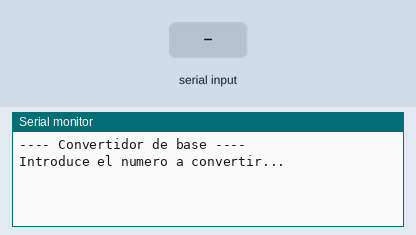
A sketch run on a simulated Arduino Uno, built with avr-gcc and run on an emulated ATmega328P. On the bench: the last lines printed to the serial monitor. The test bench sets the inputs (shaded band).

Above: at 1.2 s.
1.3 s: "90,45\n" received over Serial
At 2.2 s:
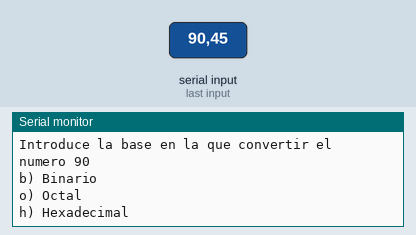
2.8 s: "b90\n" received over Serial
At 3.3 s:
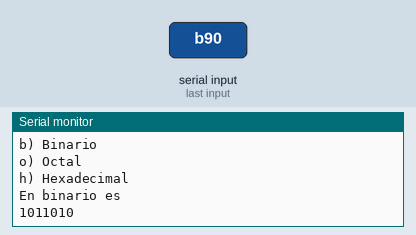
4.3 s: "o90\n" received over Serial
At 5.41 s:
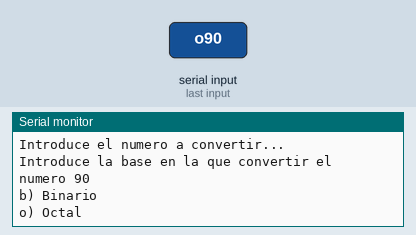
5.8 s: "h90\n" received over Serial
At 6.6 s:
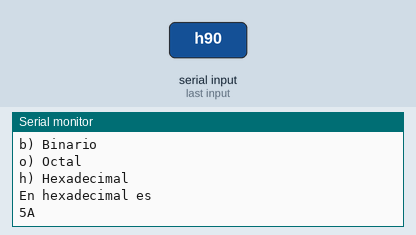

Measured:
- after the input at 1.3 s, the serial monitor: prints a new line at once (image 1)
- after the input at 2.8 s, the serial monitor: prints a new line at once (image 2)
- after the input at 4.3 s, the serial monitor: prints a new line at once (image 3)
- after the input at 5.8 s, the serial monitor: prints a new line at once (image 4)

The sketch:

Serial_base_converter.ino
```cpp
int numberToConvert = 0;
byte baseToConvert = '\0';
boolean firstTime = true;

void setup() {
  // put your setup code here, to run once:
  Serial.begin(9600);

}

void loop() {
  // put your main code here, to run repeatedly:
  if (firstTime) {
    Serial.println("---- Convertidor de base ----");
    firstTime = false;
  }

  //Number to convert
  getNumber();

  //Get base and convert
  getBaseAndConvert();

  numberToConvert = 0;
  baseToConvert = '\0';

  delay(1000);

}

void getNumber() {
  Serial.println();
  Serial.println("\nIntroduce el numero a convertir...");
  do {
    if (Serial.available() > 0) {
      numberToConvert = Serial.parseInt();
    }
  } while (numberToConvert == 0);
}

void getBaseAndConvert() {
  Serial.print("Introduce la base en la que convertir el numero ");
  Serial.println(numberToConvert);
  Serial.println("b) Binario");
  Serial.println("o) Octal");
  Serial.println("h) Hexadecimal");

  boolean baseOk = false;

  do {
    if (Serial.available() > 0) {
      byte base = Serial.read();
      switch (base) {
        case 'b':
          Serial.println("En binario es");
          Serial.println(numberToConvert, BIN);
          baseOk = true;
          break;
          case 'o':
          Serial.println("En octal es");
          Serial.println(numberToConvert, OCT);
          baseOk = true;
          break;
          case 'h':
          Serial.println("En hexadecimal es");
          Serial.println(numberToConvert, HEX);
          baseOk = true;
          break;
      }
    }
  } while (baseOk == false);
}
```
